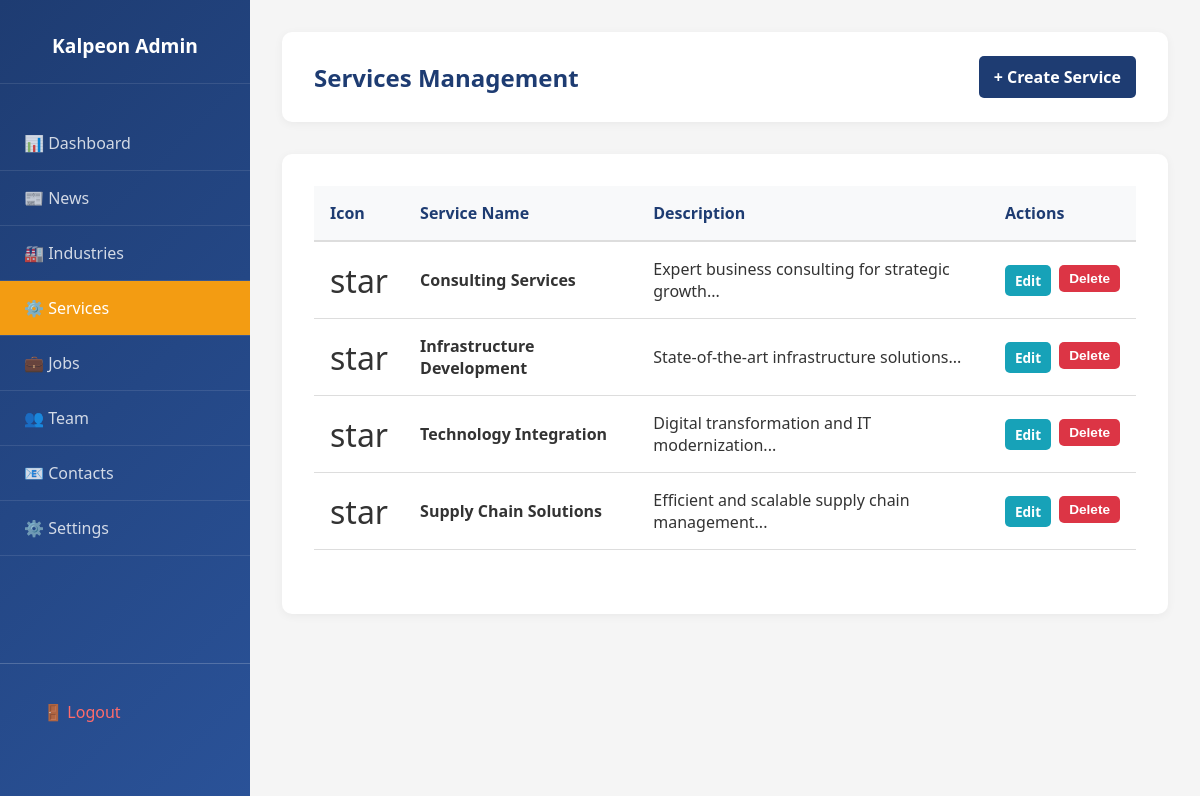
Screenshot of /admin/services (signed in) with the database file from the repository.
### models.py (models this page shows, shortened)
class Service(db.Model):
    __tablename__ = 'service'
    id = db.Column(db.Integer, primary_key=True)
    title = db.Column(db.String(150), nullable=False)
    description = db.Column(db.Text, nullable=False)
    icon = db.Column(db.String(50), default='star')
    is_active = db.Column(db.Boolean, default=True)
    created_at = db.Column(db.DateTime, default=datetime.utcnow)
    updated_at = db.Column(db.DateTime, default=datetime.utcnow, onupdate=datetime.utcnow)

### app.py (the view)
@app.route('/admin/services')
@login_required
def admin_services_list():
    services_list = Service.query.all()
    return render_template('admin/services_list.html', services=services_list)

### app.py (called while the page is built)
@login_manager.user_loader
def load_user(user_id):
    return Admin.query.get(int(user_id))

### templates/admin/services_list.html (shortened to what this page needs)
<!DOCTYPE html>
<html lang="en">
<head>
    <link rel="stylesheet" href="{{ url_for('static', filename='css/admin-style.css') }}">
</head>
<body>
    <div class="admin-layout">
        <aside class="sidebar">
            <div class="sidebar-header">
                <h2>Kalpeon Admin</h2>
            </div>
            <nav class="sidebar-nav">
                <li><a href="{{ url_for('admin_dashboard') }}">📊 Dashboard</a></li>
                <li><a href="{{ url_for('admin_news_list') }}">📰 News</a></li>
                <li><a href="{{ url_for('admin_industries_list') }}">🏭 Industries</a></li>
                <li><a href="{{ url_for('admin_services_list') }}" class="active">⚙️ Services</a></li>
                <li><a href="{{ url_for('admin_jobs_list') }}">💼 Jobs</a></li>
                <li><a href="{{ url_for('admin_team_list') }}">👥 Team</a></li>
                <li><a href="{{ url_for('admin_contacts_list') }}">📧 Contacts</a></li>
                <li><a href="{{ url_for('admin_settings') }}">⚙️ Settings</a></li>
            </nav>
            <div class="sidebar-footer">
                <a href="{{ url_for('admin_logout') }}" style="color: #ff6b6b;">🚪 Logout</a>
            </div>
        </aside>
        <main class="main-content">
            <div class="topbar">
                <h1>Services Management</h1>
                <a href="{{ url_for('admin_service_create') }}" class="btn btn-primary">+ Create Service</a>
            </div>
            <div class="content-section">
                {% if services %}
                <table class="data-table">
                    <thead>
                        <tr>
                            <th>Icon</th>
                            <th>Service Name</th>
                            <th>Description</th>
                            <th>Actions</th>
                        </tr>
                    </thead>
                    <tbody>
                        {% for service in services %}
                        <tr>
                            <td style="font-size: 2rem;">{{ service.icon }}</td>
                            <td><strong>{{ service.title }}</strong></td>
                            <td>{{ service.description[:50] }}...</td>
                            <td>
                                <div class="action-buttons">
                                    <a href="{{ url_for('admin_service_edit', service_id=service.id) }}" class="btn btn-info btn-sm">Edit</a>
                                    <form method="POST" action="{{ url_for('admin_service_delete', service_id=service.id) }}" style="display: inline;" onsubmit="return confirm('Are you sure?');">
                                        <button type="submit" class="btn btn-danger btn-sm">Delete</button>
                                    </form>
                                </div>
                            </td>
                        </tr>
                        {% endfor %}
                    </tbody>
                </table>
                {% else %}
                <div class="no-data">
                    <p>No services found. <a href="{{ url_for('admin_service_create') }}">Create one now!</a></p>
                </div>
                {% endif %}
            </div>
        </main>
    </div>
</body>
</html>

### static/css/admin-style.css (style rules this page uses)
* { margin: 0; padding: 0; box-sizing: border-box; }
body { font-family: 'Segoe UI', Tahoma, Geneva, Verdana, sans-serif; background-color: #f5f5f5; color: #333; }
.admin-layout { display: flex; min-height: 100vh; }
.sidebar { width: 250px; background: linear-gradient(135deg, #1e3c72, #2a5298); color: white; padding: 2rem 0; position: fixed; height: 100vh; overflow: hidden; z-index: 900; display: flex; flex-direction: column; }
.sidebar-header { padding: 0 1.5rem 1.5rem; border-bottom: 1px solid rgba(255,255,255,0.1); margin-bottom: 2rem; text-align: center; }
.sidebar-header h2 { color: white; font-size: 1.2rem; }
.sidebar-nav { list-style: none; flex: 1; overflow-y: auto; padding-bottom: 120px; }
.sidebar-nav li { border-bottom: 1px solid rgba(255,255,255,0.1); }
.sidebar-nav a { display: block; color: rgba(255,255,255,0.8); text-decoration: none; padding: 1rem 1.5rem; transition: all 0.3s ease; }
.sidebar-nav a.active { background-color: #f39c12; color: white; }
.sidebar-footer { padding: 1.5rem; border-top: 1px solid rgba(255,255,255,0.2); margin-top: auto; min-height: 80px; }
.sidebar-footer a { display: block; color: rgba(255,255,255,0.8); padding: 0.8rem 1.2rem; border-radius: 5px; text-decoration: none; transition: all 0.3s ease; margin-bottom: 0.5rem; }
.main-content { flex: 1; margin-left: 250px; padding: 2rem; }
.topbar { background: white; padding: 1.5rem 2rem; border-radius: 10px; display: flex; justify-content: space-between; align-items: center; margin-bottom: 2rem; box-shadow: 0 2px 10px rgba(0,0,0,0.05); }
.topbar h1 { color: #1e3c72; font-size: 1.5rem; }
.btn { padding: 10px 15px; border: none; border-radius: 5px; cursor: pointer; text-decoration: none; display: inline-block; font-weight: 600; transition: all 0.3s ease; }
.btn-primary { background-color: #1e3c72; color: white; }
.btn-info { background-color: #17a2b8; color: white; }
.btn-danger { background-color: #dc3545; color: white; }
.btn-sm { padding: 6px 10px; font-size: 0.85rem; }
.content-section { background: white; padding: 2rem; border-radius: 10px; box-shadow: 0 2px 10px rgba(0,0,0,0.05); margin-bottom: 2rem; }
.data-table { width: 100%; border-collapse: collapse; margin-bottom: 2rem; }
.data-table thead { background-color: #f8f9fa; }
.data-table th { padding: 1rem; text-align: left; color: #1e3c72; font-weight: 600; border-bottom: 2px solid #ddd; }
.data-table td { padding: 1rem; border-bottom: 1px solid #ddd; }
.data-table .action-buttons { display: flex; gap: 0.5rem; }
.data-table .action-buttons form { display: inline; }

### rows the page displays
Service: icon "star", title "Consulting Services", description "Expert business consulting for strategic growth"
Service: icon "star", title "Infrastructure Development", description "State-of-the-art infrastructure solutions"
Service: icon "star", title "Technology Integration", description "Digital transformation and IT modernization"
Service: icon "star", title "Supply Chain Solutions", description "Efficient and scalable supply chain management"
